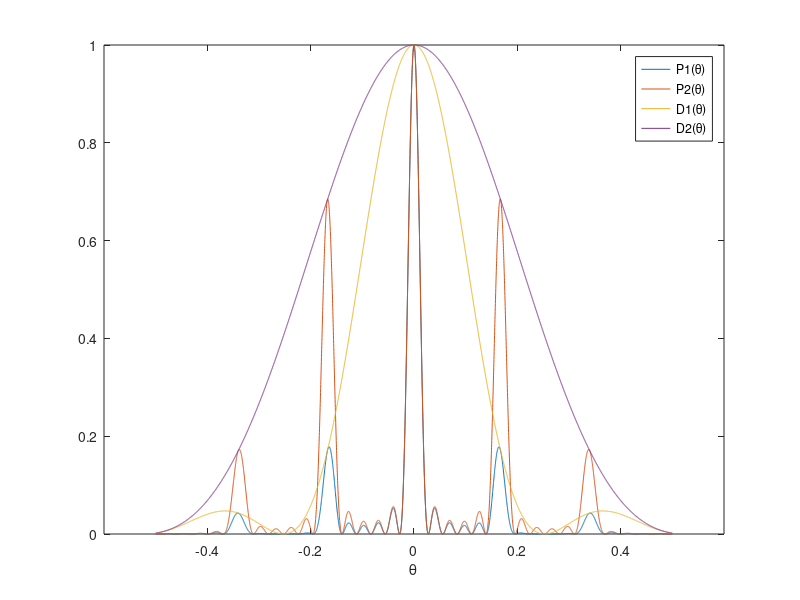

Write MATLAB code to recreate this figure.
% D15FABAGRS

% Babinets Theorem. Diffraction on two amplitude gratings, one with width of
% openings d1, the other with width of opening d2, and both have center to center
% distance of strips a = d1 +d2.


% Diffraction pattern of the two complementary screens, one is a grating of width
% of opening d1 the other of d2, and the periodicity constant is a = d1 + d2
% Wavelength ?, distance from gratings to screen X and coordinate on
% screen Y. All distances and wavelength in mm, both have number of lines N .Normal
% incidence.

% D1 and D2 are the diffraction factors, I is the interference factor, normalized to 1.
% P(A) is the product of Interference and diffraction factor.

% We see that the intensity of the diffraction peaks is different for the two
% complementarypattern, but the position of the peaks is the same, and
% that is what Babinets Principle tells us.

function D15FABAGRS;

Theta = (-0.5001:0.0002:0.5); 
Lamda = 0.0005;
N = 6;

d1 = 0.002;
d2 = 0.001;
a = d1 + d2;


D1 = (sin(pi*(d1/Lamda)*sin(Theta))./(pi*(d1/Lamda)*sin(Theta))).^2;
D2 = (sin(pi*(d2/Lamda)*sin(Theta))./(pi*(d2/Lamda)*sin(Theta))).^2;

I = (sin(pi*(a/Lamda)*sin(Theta)*N)./(N*sin(pi*(a/Lamda)*sin(Theta)))).^2;

P1 = D1.*I;
P2 = D2.*I;

figure(1);
plot(Theta,P1,Theta,P2,Theta,D1,Theta,D2);
axis([-0.6 0.6 0 1]);                  % PLOTS LIMITS                    
xlabel('\theta');
legend('P1(\theta)','P2(\theta)','D1(\theta)','D2(\theta)');
